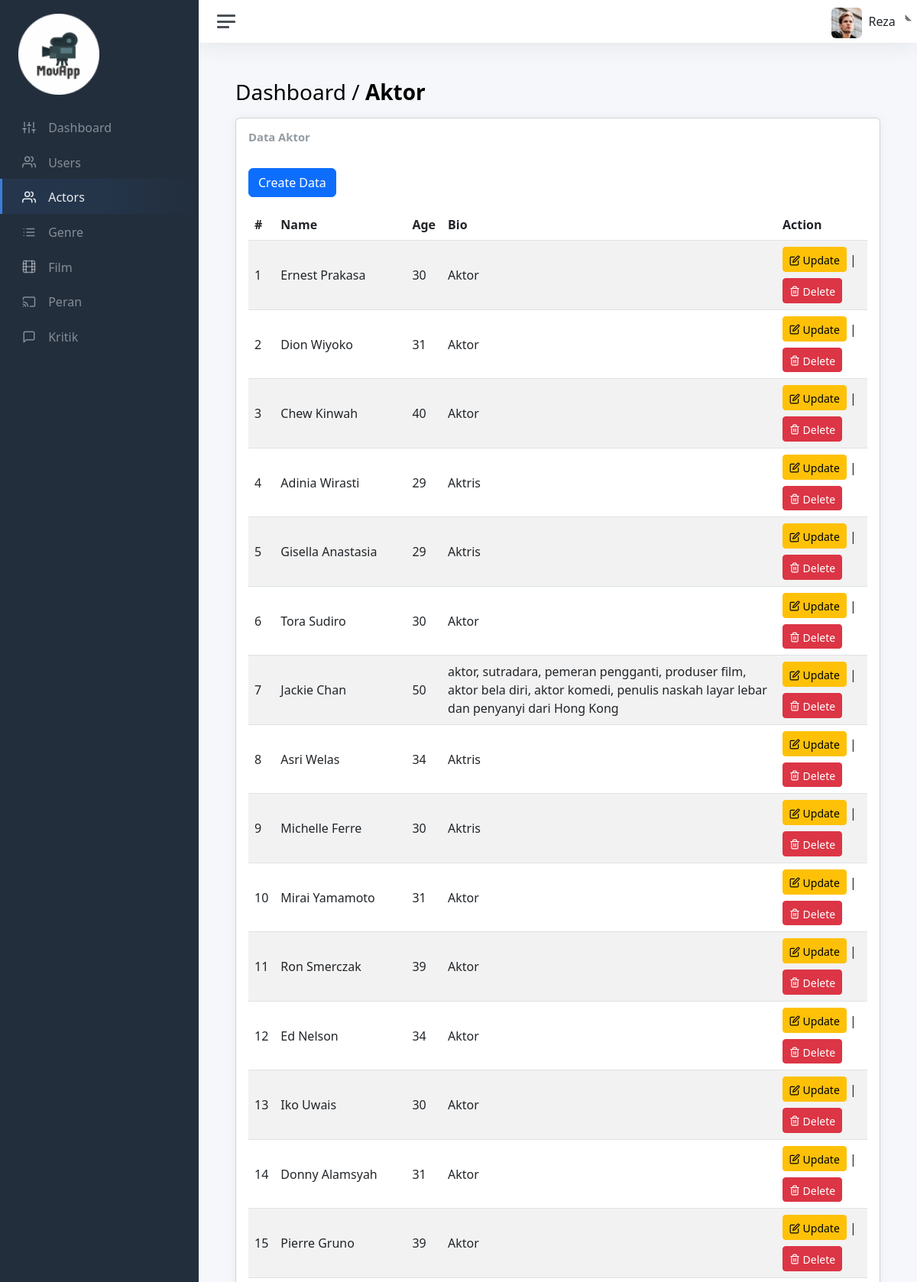
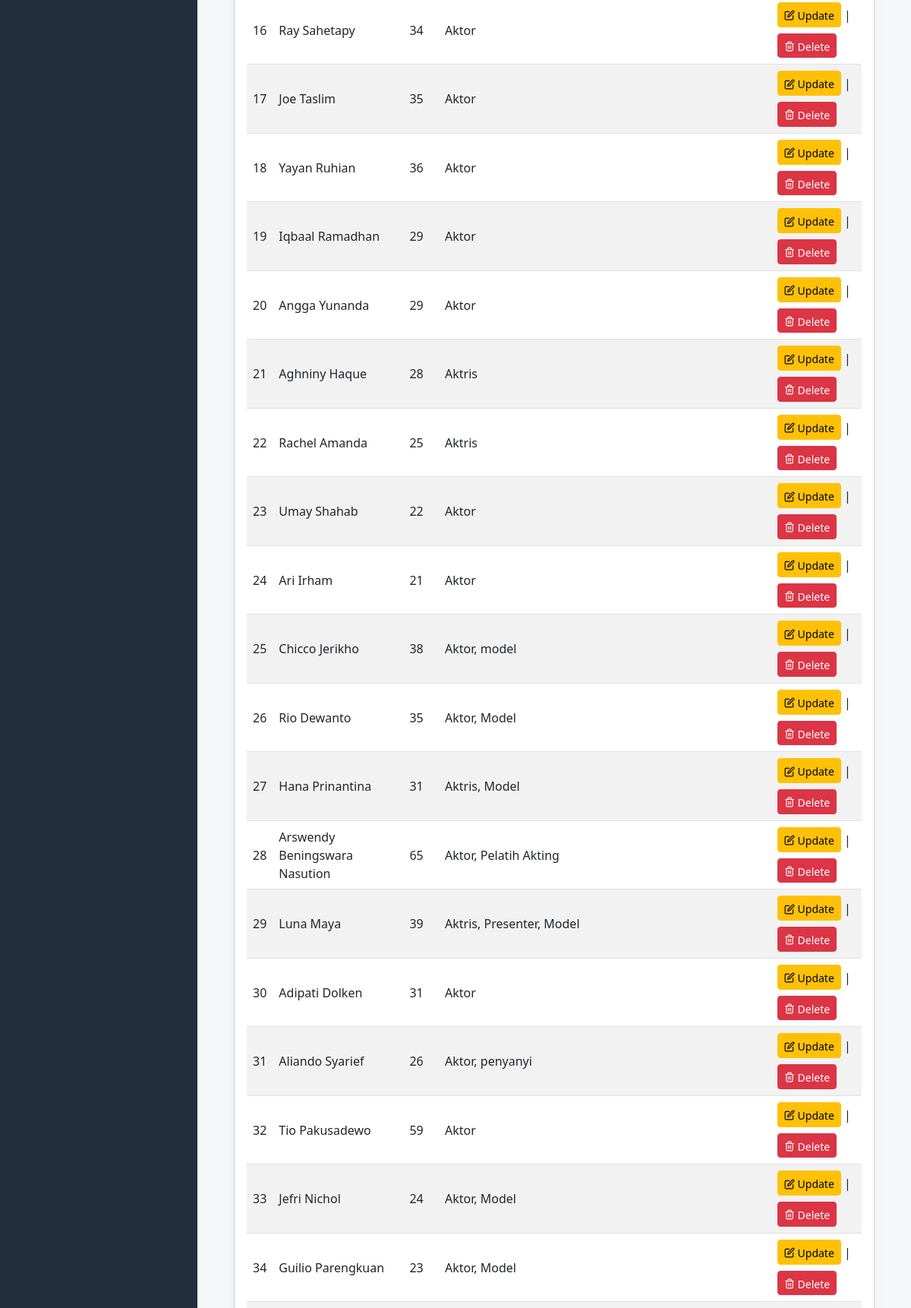
Screenshot of /admin/views/actor/actor.php (signed in, upper part) with the database file from the repository (2 pictures, top to bottom).
### tables this page shows
CREATE TABLE `cast` (
  `id` int(11) NOT NULL,
  `nama` varchar(65) NOT NULL,
  `umur` int(11) NOT NULL,
  `bio` varchar(255) DEFAULT NULL
);

### admin/views/actor/actor.php (the view, shortened to what this page needs)
<!DOCTYPE html>
<html lang="en">
    <head>
        <?php include "../layouts/assetsLink.php"; ?>
    </head>
    <body>
        <div class="wrapper">
            <nav id="sidebar" class="sidebar js-sidebar">
                <div class="sidebar-content js-simplebar">
                    <a class="sidebar-brand" href="../../index.php">
                        <img src="../../../assets/img/icons/logo-1.png" alt="logo" width="50%"
                            style="text-align: center;">
                    </a>
                    <ul class="sidebar-nav">
                        <li class="sidebar-item">
                            <a class="sidebar-link" href="../../index.php">
                                <i class="align-middle" data-feather="sliders"></i>
                                <span class="align-middle">Dashboard</span>
                            </a>
                        </li>
                        <li class="sidebar-item">
                            <a class="sidebar-link" href="../user/user.php">
                                <i class="align-middle" data-feather="users"></i>
                                <span class="align-middle">Users</span>
                            </a>
                        </li>
                        <li class="sidebar-item active">
                            <a class="sidebar-link" href="actor.php">
                                <i class="align-middle" data-feather="users"></i>
                                <span class="align-middle">Actors</span>
                            </a>
                        </li>
                        <li class="sidebar-item ">
                            <a class="sidebar-link" href="../genre/genre.php">
                                <i class="align-middle" data-feather="list"></i>
                                <span class="align-middle">Genre</span>
                            </a>
                        </li>
                        <li class="sidebar-item">
                            <a class="sidebar-link" href="../film/film.php">
                                <i class="align-middle" data-feather="film"></i>
                                <span class="align-middle">Film</span>
                            </a>
                        </li>
                        <li class="sidebar-item">
                            <a class="sidebar-link" href="../peran/peran.php">
                                <i class="align-middle" data-feather="cast"></i>
                                <span class="align-middle">Peran</span>
                            </a>
                        </li>
                        <li class="sidebar-item">
                            <a class="sidebar-link" href="../kritik/kritik.php">
                                <i class="align-middle" data-feather="message-square"></i>
                                <span class="align-middle">Kritik</span>
                            </a>
                        </li>
                    </ul>
                </div>
            </nav>
            <div class="main">
                <?php include_once ("../layouts/navbar.php"); ?>
                <main class="content">
                    <div class="container-fluid p-0">
                        <h1 class="h3 mb-3">Dashboard / <strong>Aktor</strong></h1>
                        <div class="col-sm-12">
                            <div class="card">
                                <div class="card-body">
                                    <?php
                                        include "../../../database/db.php";
                                        $query = $conn->query("SELECT * FROM cast");
                                    ?>
                                    <h3 class="card-title">Data Aktor</h3>
                                    <a class="btn btn-primary btn-md mt-4 mb-3"
                                        href="create-act.php"
                                        role="button">
                                        Create Data
                                    </a>
                                    <table id="example" class="table table-striped"
                                        style="width:100%">
                                        <thead>
                                            <tr>
                                                <th scope="col">#</th>
                                                <th scope="col">Name</th>
                                                <th scope="col">Age</th>
                                                <th scope="col">Bio</th>
                                                <th scope="col">Action</th>
                                            </tr>
                                        </thead>
                                        <tbody>
                                            <?php
                                                if(mysqli_num_rows($query)>0){
                                                    $no=1;
                                                    while ($data = mysqli_fetch_array($query)) {
                                            ?>
                                            <tr>
                                                <td><?php echo $no; ?></td>
                                                <td><?php echo $data["nama"]; ?></td>
                                                <td><?php echo $data["umur"]; ?></td>
                                                <td><?php echo $data["bio"]; ?></td>
                                                <td>
                                                    <a class="btn btn-warning btn-sm mb-1"
                                                        href="edit-act.php?id=<?php echo $data["id"]; ?>">
                                                        <i class="align-middle" data-feather="edit"></i>
                                                        <span class="align-middle">Update</span>
                                                    </a>
                                                    |
                                                    <a class="btn btn-danger btn-sm mt-1"
                                                        href="../../../controllers/actor/delete-act.php?id=<?php echo $data["id"]; ?>"
                                                        onclick="alert('Anda yakin ingin menghapus data ini?')">
                                                        <i class="align-middle" data-feather="trash-2"></i>
                                                        <span class="align-middle">Delete</span>
                                                    </a>
                                                </td>
                                            </tr>
                                            <?php
                                            $no++;
                                                    }
                                                }
                                            ?>
                                        </tbody>
                                    </table>
                                </div>
                            </div>
                        </div>
                    </div>
                </main>
            </div>
        </div>
    </body>
</html>

### rows the page displays
cast: nama "Ernest Prakasa", umur "30", bio "Aktor"
cast: nama "Dion Wiyoko", umur "31", bio "Aktor"
cast: nama "Chew Kinwah", umur "40", bio "Aktor"
cast: nama "Adinia Wirasti", umur "29", bio "Aktris"
cast: nama "Gisella Anastasia", umur "29", bio "Aktris"
cast: nama "Tora Sudiro", umur "30", bio "Aktor"
cast: nama "Jackie Chan", umur "50", bio "aktor, sutradara, pemeran pengganti, produser film, aktor bela diri, aktor komedi, penulis naskah layar lebar dan penyanyi dari Hong Kong"
cast: nama "Asri Welas", umur "34", bio "Aktris"
cast: nama "Michelle Ferre", umur "30", bio "Aktris"
cast: nama "Mirai Yamamoto", umur "31", bio "Aktor"
cast: nama "Ron Smerczak", umur "39", bio "Aktor"
cast: nama "Ed Nelson", umur "34", bio "Aktor"
cast: nama "Iko Uwais", umur "30", bio "Aktor"
cast: nama "Donny Alamsyah", umur "31", bio "Aktor"
cast: nama "Pierre Gruno", umur "39", bio "Aktor"
cast: nama "Ray Sahetapy", umur "34", bio "Aktor"
cast: nama "Joe Taslim", umur "35", bio "Aktor"
cast: nama "Yayan Ruhian", umur "36", bio "Aktor"
cast: nama "Iqbaal Ramadhan", umur "29", bio "Aktor"
cast: nama "Angga Yunanda", umur "29", bio "Aktor"
cast: nama "Aghniny Haque", umur "28", bio "Aktris"
cast: nama "Rachel Amanda", umur "25", bio "Aktris"
cast: nama "Umay Shahab", umur "22", bio "Aktor"
cast: nama "Ari Irham", umur "21", bio "Aktor"
cast: nama "Chicco Jerikho", umur "38", bio "Aktor, model"
cast: nama "Rio Dewanto", umur "35", bio "Aktor, Model"
cast: nama "Hana Prinantina", umur "31", bio "Aktris, Model"
cast: nama "Arswendy Beningswara Nasution", umur "65", bio "Aktor, Pelatih Akting"
cast: nama "Luna Maya", umur "39", bio "Aktris, Presenter, Model"
cast: nama "Adipati Dolken", umur "31", bio "Aktor"
cast: nama "Aliando Syarief", umur "26", bio "Aktor, penyanyi"
cast: nama "Tio Pakusadewo", umur "59", bio "Aktor"
cast: nama "Jefri Nichol", umur "24", bio "Aktor, Model"
cast: nama "Guilio Parengkuan", umur "23", bio "Aktor, Model"

### other values shown
$nameuser "Reza"
